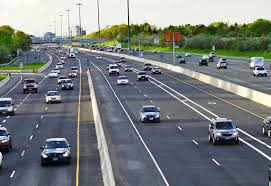
#> input picture images.jpg, 271 x 186 px, found by its file name
$ python cv_1.py
#> lines starting #> are read from the running program, lines starting #| are printed output that depends on the picture
import cv2

img = cv2.imread("D:\images\images.jpg", 0)
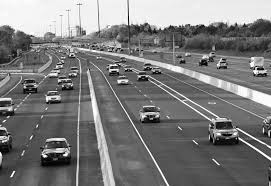
#> img: shape (186, 271); min 0, max 255, mean 123.5

print("Dimensions of the image: ",img.shape)
#| Dimensions of the image:  (186, 271)

width = 400
height = 400
dim = (width,height)
resized = cv2.resize(img, dim)
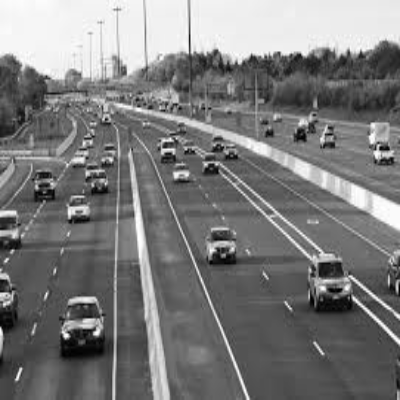
#> resized: shape (400, 400); min 0, max 255, mean 123.4

cv2.imshow("window", resized)

# cv2.imwrite('D:\images\car.jpg', img)

cv2.waitKey(0)

cv2.destroyAllWindows()
